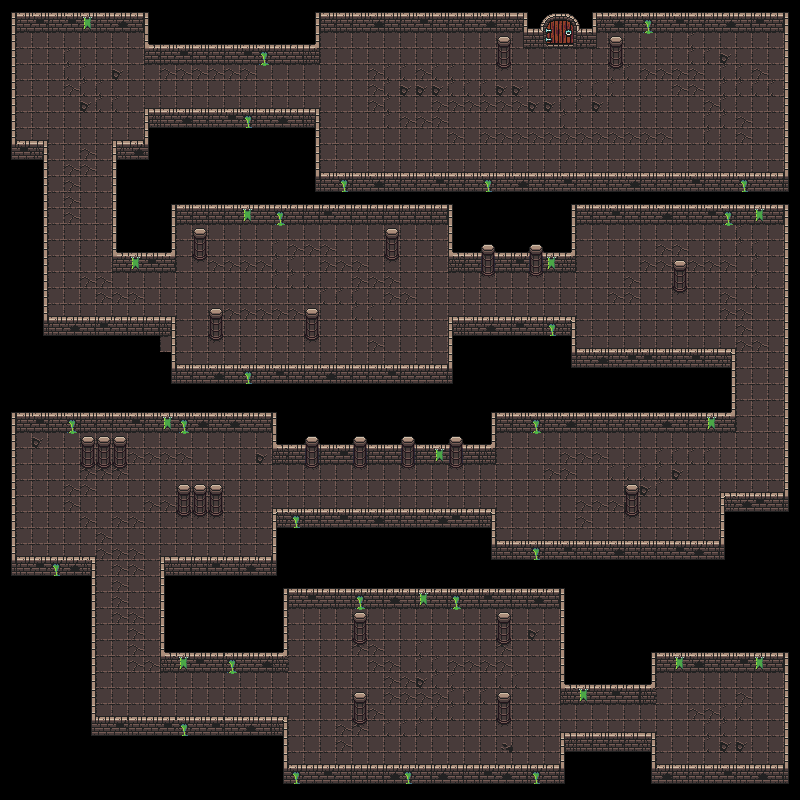

This game map was drawn from its Tiled (.tmx) file and the tilesets committed beside it. A one-line description and the trimmed map source follow:
An orthogonal 50x50 tile map with 16x16 px tiles, 3 tile layers (floor, lower_walls, upper_walls), 1 hidden layer not drawn and 175 objects.

<map version="1.10" tiledversion="1.10.1" orientation="orthogonal" renderorder="right-down" width="50" height="50" tilewidth="16" tileheight="16" infinite="0" nextlayerid="49" nextobjectid="115" maxBaseLayer="2">
 <tileset firstgid="1" source="../media/DungeonTileset.tsx" />
 <group id="4" name="render">
  <layer id="1" name="floor" width="50" height="50">
   <data>[2500 cells, 2500 non-empty, 8 distinct tile ids]</data>
  </layer>
  <layer id="2" name="lower_walls" width="50" height="50">
   <data>[2500 cells, 2500 non-empty, 42 distinct tile ids]</data>
  </layer>
  <layer id="3" name="upper_walls" width="50" height="50">
   <data>[2500 cells, 2500 non-empty, 22 distinct tile ids]</data>
  </layer>
 </group>
 <group id="6" name="collData" visible="0">
  <layer id="5" name="wall_coll" width="50" height="50">
   <data>[2500 cells, 2500 non-empty, 2 distinct tile ids]</data>
  </layer>
 </group>
 <group id="10" name="rooms">
  <group id="18" name="room">
   <objectgroup id="24" name="room_trigger">
    <object id="108" x="346" y="31.5" width="32.5" height="142.5" />
   </objectgroup>
   <objectgroup id="23" name="wall">
    <object id="105" x="304" y="64" width="16" height="16" />
    <object id="106" x="304" y="80" width="16" height="16" />
    <object id="107" x="304" y="96" width="16" height="16" />
    <object id="110" x="528" y="48" width="16" height="16" />
    <object id="111" x="544" y="48" width="16" height="16" />
    <object id="112" x="560" y="48" width="16" height="16" />
    <object id="113" x="576" y="48" width="16" height="16" />
   </objectgroup>
   <objectgroup id="19" name="spawner">
    <object id="83" x="657" y="58.5">
     <properties>
      <property name="enemy" type="int" value="0" />
      <property name="type" type="int" value="1" />
     </properties>
    </object>
    <object id="86" x="704" y="70.5">
     <properties>
      <property name="enemy" type="int" value="0" />
      <property name="type" type="int" value="1" />
     </properties>
    </object>
    <object id="87" x="747.5" y="101.5">
     <properties>
      <property name="enemy" type="int" value="0" />
      <property name="type" type="int" value="1" />
     </properties>
    </object>
    <object id="88" x="763.5" y="52">
     <properties>
      <property name="enemy" type="int" value="0" />
      <property name="type" type="int" value="1" />
     </properties>
    </object>
    <object id="89" x="764.5" y="155">
     <properties>
      <property name="enemy" type="int" value="0" />
      <property name="type" type="int" value="1" />
     </properties>
    </object>
    <object id="91" x="717" y="154.5">
     <properties>
      <property name="enemy" type="int" value="0" />
      <property name="type" type="int" value="1" />
     </properties>
    </object>
    <object id="92" x="684.5" y="116">
     <properties>
      <property name="enemy" type="int" value="0" />
      <property name="type" type="int" value="1" />
     </properties>
    </object>
    <object id="93" x="657.5" y="154">
     <properties>
      <property name="enemy" type="int" value="0" />
      <property name="type" type="int" value="1" />
     </properties>
    </object>
    <object id="94" x="604.5" y="92.5">
     <properties>
      <property name="enemy" type="int" value="0" />
      <property name="type" type="int" value="1" />
     </properties>
    </object>
    <object id="95" x="602.5" y="149.5">
     <properties>
      <property name="enemy" type="int" value="0" />
      <property name="type" type="int" value="1" />
     </properties>
    </object>
    <object id="96" x="542" y="78.5">
     <properties>
      <property name="enemy" type="int" value="0" />
      <property name="type" type="int" value="1" />
     </properties>
    </object>
    <object id="97" x="529" y="154.5">
     <properties>
      <property name="enemy" type="int" value="0" />
      <property name="type" type="int" value="1" />
     </properties>
    </object>
    <object id="98" x="539" y="119.5">
     <properties>
      <property name="enemy" type="int" value="0" />
      <property name="type" type="int" value="1" />
     </properties>
    </object>
    <object id="99" x="468.5" y="63">
     <properties>
      <property name="enemy" type="int" value="0" />
      <property name="type" type="int" value="1" />
     </properties>
    </object>
    <object id="100" x="490.5" y="107">
     <properties>
      <property name="enemy" type="int" value="0" />
      <property name="type" type="int" value="1" />
     </properties>
    </object>
    <object id="101" x="464.5" y="149.5">
     <properties>
      <property name="enemy" type="int" value="0" />
      <property name="type" type="int" value="1" />
     </properties>
    </object>
    <object id="102" x="408" y="101">
     <properties>
      <property name="enemy" type="int" value="0" />
      <property name="type" type="int" value="1" />
     </properties>
    </object>
    <object id="103" x="431.5" y="135.5">
     <properties>
      <property name="enemy" type="int" value="0" />
      <property name="type" type="int" value="1" />
     </properties>
    </object>
    <object id="104" x="438" y="81">
     <properties>
      <property name="enemy" type="int" value="0" />
      <property name="type" type="int" value="1" />
     </properties>
    </object>
   </objectgroup>
  </group>
  <group id="41" name="room">
   <objectgroup id="42" name="room_trigger">
    <object id="82" x="400" y="224.5" width="30" height="140.5" />
   </objectgroup>
   <objectgroup id="43" name="wall">
    <object id="76" x="448" y="272" width="16" height="16" />
    <object id="77" x="448" y="288" width="16" height="16" />
    <object id="78" x="448" y="304" width="16" height="16" />
    <object id="79" x="160" y="272" width="16" height="16" />
    <object id="80" x="160" y="288" width="16" height="16" />
    <object id="81" x="160" y="304" width="16" height="16" />
   </objectgroup>
   <objectgroup id="44" name="spawner">
    <object id="61" x="231" y="244.5">
     <properties>
      <property name="enemy" type="int" value="0" />
      <property name="type" type="int" value="1" />
     </properties>
    </object>
    </objectgroup>
  </group>
  <group id="37" name="room">
   <objectgroup id="38" name="room_trigger">
    <!-- 1 objects omitted --></objectgroup>
   <objectgroup id="39" name="wall">
    <!-- 6 objects omitted --></objectgroup>
   <objectgroup id="40" name="spawner">
    <!-- 5 objects omitted --></objectgroup>
  </group>
  <group id="33" name="room">
   <objectgroup id="34" name="room_trigger">
    <!-- 1 objects omitted --></objectgroup>
   <objectgroup id="35" name="wall">
    <!-- 7 objects omitted --></objectgroup>
   <objectgroup id="36" name="spawner">
    <!-- 6 objects omitted --></objectgroup>
  </group>
  <group id="29" name="room">
   <objectgroup id="30" name="room_trigger">
    <!-- 1 objects omitted --></objectgroup>
   <objectgroup id="31" name="wall">
    <!-- 7 objects omitted --></objectgroup>
   <objectgroup id="32" name="spawner">
    <!-- 6 objects omitted --></objectgroup>
  </group>
  <group id="25" name="room">
   <objectgroup id="26" name="room_trigger">
    <!-- 1 objects omitted --></objectgroup>
   <objectgroup id="27" name="wall">
    <!-- 5 objects omitted --></objectgroup>
   <objectgroup id="28" name="spawner">
    <!-- 6 objects omitted --></objectgroup>
  </group>
 </group>
 <objectgroup id="7" name="door">
  <!-- 1 objects omitted --></objectgroup>
 <objectgroup id="8" name="spawner">
  <!-- 1 objects omitted --></objectgroup>
  <objectgroup id="49" name="traps">
  <!-- 77 objects omitted --></objectgroup>
  <objectgroup id="50" name="coffers">
  <!-- 2 objects omitted --></objectgroup>
 <group id="51" name="levers" />
</map>
<!-- 140 of 175 objects omitted -->
